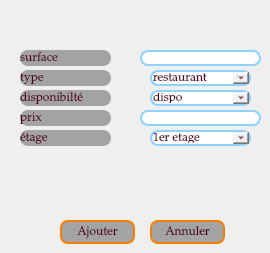
               <widget class="QWidget" name="tab_5">
                <attribute name="title">
                 <string>Ajouter</string>
                </attribute>
                <widget class="QLabel" name="label_nom_3">
                 <property name="geometry">
                  <rect>
                   <x>20</x>
                   <y>50</y>
                   <width>91</width>
                   <height>16</height>
                  </rect>
                 </property>
                 <property name="styleSheet">
                  <string notr="true">background-color:#A3A3A3;
color: rgb(86, 1, 38);
border-radius: 8px;
font-size: 12px;
font-family: Palatino Linotype;</string>
                 </property>
                 <property name="text">
                  <string>surface</string>
                 </property>
                </widget>
                <widget class="QLabel" name="label_description_3">
                 <property name="geometry">
                  <rect>
                   <x>20</x>
                   <y>70</y>
                   <width>91</width>
                   <height>16</height>
                  </rect>
                 </property>
                 <property name="styleSheet">
                  <string notr="true">background-color:#A3A3A3;
color: rgb(86, 1, 38);
border-radius: 8px;
font-size: 12px;
font-family: Palatino Linotype;</string>
                 </property>
                 <property name="text">
                  <string>type</string>
                 </property>
                </widget>
                <widget class="QLabel" name="label_type_3">
                 <property name="geometry">
                  <rect>
                   <x>20</x>
                   <y>90</y>
                   <width>91</width>
                   <height>16</height>
                  </rect>
                 </property>
                 <property name="styleSheet">
                  <string notr="true">background-color:#A3A3A3;
color: rgb(86, 1, 38);
border-radius: 8px;
font-size: 12px;
font-family: Palatino Linotype;</string>
                 </property>
                 <property name="text">
                  <string>disponibilté</string>
                 </property>
                </widget>
                <widget class="QLabel" name="label_lieu_3">
                 <property name="geometry">
                  <rect>
                   <x>20</x>
                   <y>110</y>
                   <width>91</width>
                   <height>16</height>
                  </rect>
                 </property>
                 <property name="styleSheet">
                  <string notr="true">background-color:#A3A3A3;
color: rgb(86, 1, 38);
border-radius: 8px;
font-size: 12px;
font-family: Palatino Linotype;</string>
                 </property>
                 <property name="text">
                  <string>prix</string>
                 </property>
                </widget>
                <widget class="QLineEdit" name="lineEdit_prix">
                 <property name="geometry">
                  <rect>
                   <x>140</x>
                   <y>110</y>
                   <width>121</width>
                   <height>16</height>
                  </rect>
                 </property>
                 <property name="styleSheet">
                  <string notr="true">padding: 1px;
border-style: solid;
border: 2px solid  #8ed2ff;
border-radius: 8px;
font-size: 12px;
font-family: Palatino Linotype;
color: rgb(86, 1, 38);</string>
                 </property>
                 <property name="text">
                  <string/>
                 </property>
                </widget>
                <widget class="QLineEdit" name="lineEdit_surface">
                 <property name="geometry">
                  <rect>
                   <x>140</x>
                   <y>50</y>
                   <width>121</width>
                   <height>16</height>
                  </rect>
                 </property>
                 <property name="styleSheet">
                  <string notr="true">color: rgb(86, 1, 38);
padding: 1px;
border-style: solid;
border: 2px solid  #8ed2ff;
border-radius: 8px;
font-size: 12px;
font-family: Palatino Linotype;</string>
                 </property>
                 <property name="text">
                  <string/>
                 </property>
                </widget>
                <widget class="QPushButton" name="pushButton_ajouter_2">
                 <property name="geometry">
                  <rect>
                   <x>60</x>
                   <y>220</y>
                   <width>75</width>
                   <height>24</height>
                  </rect>
                 </property>
                 <property name="styleSheet">
                  <string notr="true">background-color:#A3A3A3;
color: rgb(86, 1, 38);
padding: 1px;
border-style: solid;
border: 2px solid #f77f00;
border-radius: 8px;
font-size: 12px;
font-family: Palatino Linotype;</string>
                 </property>
                 <property name="text">
                  <string>Ajouter</string>
                 </property>
                </widget>
                <widget class="QPushButton" name="pushButton_annuler">
                 <property name="geometry">
                  <rect>
                   <x>150</x>
                   <y>220</y>
                   <width>75</width>
                   <height>24</height>
                  </rect>
                 </property>
                 <property name="styleSheet">
                  <string notr="true">background-color:#A3A3A3;
color: rgb(86, 1, 38);
padding: 1px;
border-style: solid;
border: 2px solid #f77f00;
border-radius: 8px;
font-size: 12px;
font-family: Palatino Linotype;</string>
                 </property>
                 <property name="text">
                  <string>Annuler</string>
                 </property>
                </widget>
                <widget class="QLabel" name="label_dateC_2">
                 <property name="geometry">
                  <rect>
                   <x>20</x>
                   <y>130</y>
                   <width>91</width>
                   <height>16</height>
                  </rect>
                 </property>
                 <property name="styleSheet">
                  <string notr="true">background-color:#A3A3A3;
color: rgb(86, 1, 38);
border-radius: 8px;
font-size: 12px;
font-family: Palatino Linotype;</string>
                 </property>
                 <property name="text">
                  <string>étage</string>
                 </property>
                </widget>
                <widget class="QComboBox" name="comboBox_type">
                 <property name="geometry">
                  <rect>
                   <x>150</x>
                   <y>70</y>
                   <width>101</width>
                   <height>16</height>
                  </rect>
                 </property>
                 <property name="styleSheet">
                  <string notr="true">padding: 1px;
border-style: solid;
border: 2px solid #8ed2ff;
border-radius: 8px;
font-size: 12px;
font-family: Palatino Linotype;
color: rgb(86, 1, 38);</string>
                 </property>
                 <item>
                  <property name="text">
                   <string>restaurant</string>
                  </property>
                 </item>
                 <item>
                  <property name="text">
                   <string>boutique</string>
                  </property>
                 </item>
                 <item>
                  <property name="text">
                   <string>magazin</string>
                  </property>
                 </item>
                </widget>
                <widget class="QComboBox" name="comboBox_dispo">
                 <property name="geometry">
                  <rect>
                   <x>150</x>
                   <y>90</y>
                   <width>101</width>
                   <height>16</height>
                  </rect>
                 </property>
                 <property name="styleSheet">
                  <string notr="true">padding: 1px;
border-style: solid;
border: 2px solid #8ed2ff;
border-radius: 8px;
font-size: 12px;
font-family: Palatino Linotype;
color: rgb(86, 1, 38);</string>
                 </property>
                 <item>
                  <property name="text">
                   <string>dispo</string>
                  </property>
                 </item>
                 <item>
                  <property name="text">
                   <string>non</string>
                  </property>
                 </item>
                </widget>
                <widget class="QComboBox" name="comboBox_etage">
                 <property name="geometry">
                  <rect>
                   <x>150</x>
                   <y>130</y>
                   <width>101</width>
                   <height>16</height>
                  </rect>
                 </property>
                 <property name="styleSheet">
                  <string notr="true">padding: 1px;
border-style: solid;
border: 2px solid #8ed2ff;
border-radius: 8px;
font-size: 12px;
font-family: Palatino Linotype;
color: rgb(86, 1, 38);</string>
                 </property>
                 <item>
                  <property name="text">
                   <string>1er etage</string>
                  </property>
                 </item>
                 <item>
                  <property name="text">
                   <string>2eme etage</string>
                  </property>
                 </item>
                 <item>
                  <property name="text">
                   <string>3eme etage</string>
                  </property>
                 </item>
                </widget>
               </widget>
